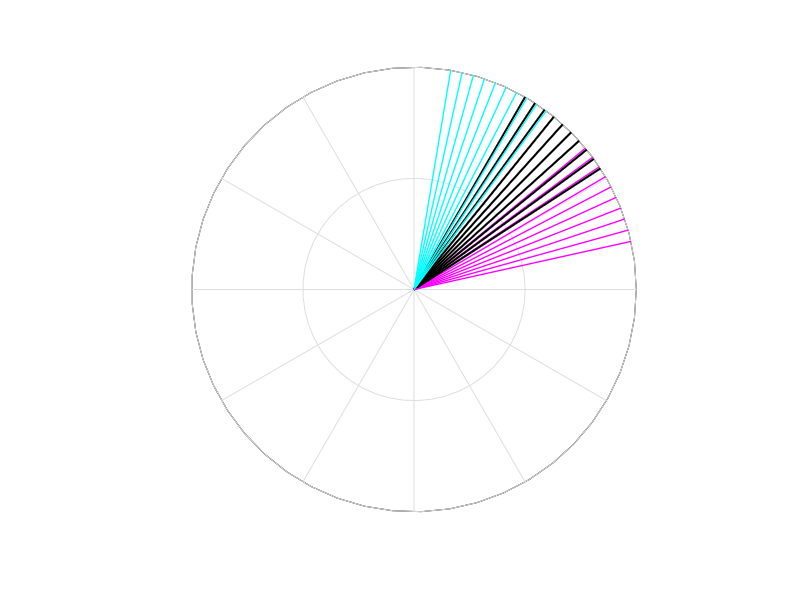

MATLAB code for this plot:
% testsim_M2S_orientations
%M2S_orientations, in deg

PTBconvention = 1; % if 1, then vertical is 0 and increase is cw (PTB convention); if 0, then horizontal is 0 and increase is ccw (MATLAB convention)

switch PTBconvention
	case 0 % MATLAB convention 
		sample_start = 18;
		sample_end   = 54;
		sample_step  = 4;
		
		% arbitrary deviation per difficulty (deg)
		d = [4 8 12 16 20];
		% d = [3 6 9 12 15];
		
	case 1 % PTB convention (Kristin's convention)
		
		% negative: ccw from 0 (vertical) in PTB (for bars)
		
		sample_start = 30;
		sample_end   = 57;
		sample_step  = 3;
		
		d = 20;
				
end
		
visOffset__cw = -0.5; % visualization offset for overlapping line (deg)
visOffset_ccw = - visOffset__cw;

% END OF SETTINGS

samples = [sample_start:sample_step:sample_end];
N_samples = length(samples);
N_diff = length(d);

if PTBconvention, % convert from PTB to MATLAB
	samples = mod(90 - samples,360);
end

% clockwise (cw) are warm colors
diff_colormap__cw = cool(2*length(d));
diff_colormap__cw = diff_colormap__cw(N_diff+1:end,:);

% counterclockwise (ccw) are cool colors
diff_colormap_ccw = cool(2*length(d));
diff_colormap_ccw = diff_colormap_ccw(1:N_diff,:);

figure;
for k = 1:N_samples
	h_sample = polar([samples(k)*pi/180+pi samples(k)*pi/180],[0 1],'k'); hold on
	set(h_sample,'LineWidth',1.5);
	
	for dd = 1:N_diff,
		h_nonmatch__cw = polar([(samples(k)+visOffset__cw*dd -d(dd))*pi/180+pi  (samples(k)+visOffset__cw*dd -d(dd))*pi/180],[0 1],'r'); hold on
		h_nonmatch_ccw = polar([(samples(k)+visOffset_ccw*dd +d(dd))*pi/180+pi  (samples(k)+visOffset_ccw*dd +d(dd))*pi/180],[0 1],'r'); hold on
		set(h_nonmatch__cw,'Color',diff_colormap__cw(dd,:),'LineWidth',1);
		set(h_nonmatch_ccw,'Color',diff_colormap_ccw(dd,:),'LineWidth',1);
	end
	% pause;
	
end


delete(findall(gcf,'type','text'));
